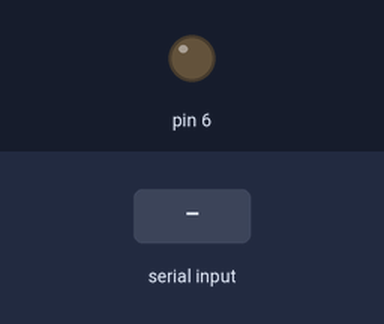
This sketch was run on a simulated Arduino Uno, built with avr-gcc and run on an emulated ATmega328P. Shown: output pins drawn as LEDs (lit = HIGH). Inputs (shaded band) come from the test bench.

Above: at 1.2 s.
1.3 s: "90,45\n" received over Serial
At 1.9 s:
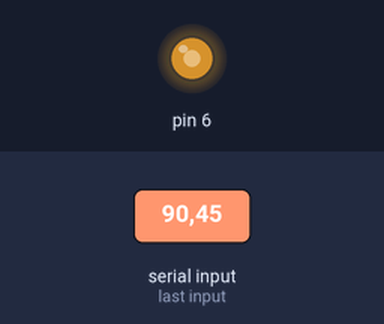
2.8 s: "30,150\n" received over Serial
At 4.2 s:
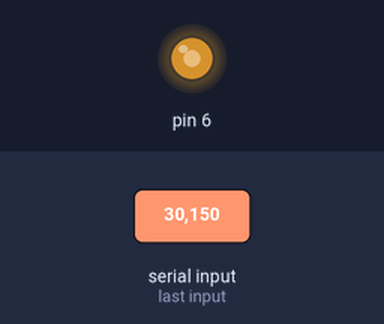
Timing chart, 0 to 5.8 s (numbered marks = the images above; inputs shaded):
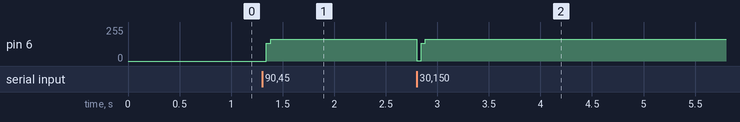

The sketch:

processingTestArdiono.ino
```cpp
void setup() {
  // initialize the digital pins as an output.
  pinMode(6, OUTPUT);
// Turn the Serial Protocol ON
  Serial.begin(9600);
}

void loop() {
  mouseY();
  //mouseX();
}

void mouseX(){
   byte byteRead;
   int new_i;

   /*  check if data has been sent from the computer: */
  if (Serial.available()) {

    /* read the most recent byte */
    byteRead = Serial.read();
    //You have to subtract '0' from the read Byte to convert from text to a number.
    byteRead=byteRead-'0';

    //Turn off all LEDS
    for(int i=2; i<11; i++){
      digitalWrite(i, LOW);
    }

    for(int i = 0; i<(byteRead+1); i++){
      if(byteRead >= 11){
        new_i =(int)map(i,0,10,1,255);
        digitalWrite(6,HIGH);
        delay(new_i);
        digitalWrite(6,LOW);
      }else if(byteRead <= 10)
      {
        new_i =(int)map(i,0,10,1,255);
        analogWrite(6,new_i);
      }

    }
  }
}


void mouseY(){
   byte byteRead;
   int new_i;

   /*  check if data has been sent from the computer: */
  if (Serial.available()) {

    /* read the most recent byte */
    byteRead = Serial.read();
    //You have to subtract '0' from the read Byte to convert from text to a number.
    byteRead=byteRead-'0';

    //Turn off all LEDS
    for(int i=2; i<11; i++){
      digitalWrite(i, LOW);
    }

    for(int i = 0; i<(byteRead+1); i++){
      //if(byteRead == i){
        new_i =(int)map(i,0,10,1,255);
        analogWrite(6,new_i);
      //}
    }
  }
}
```

Measured:
- after the input at 1.3 s, pin 6: 0/255 → 162/255 at once
- after the input at 2.8 s, pin 6: 162/255 → 1/255 at once, → 133/255 0.04 s later, → 162/255 0.04 s later
